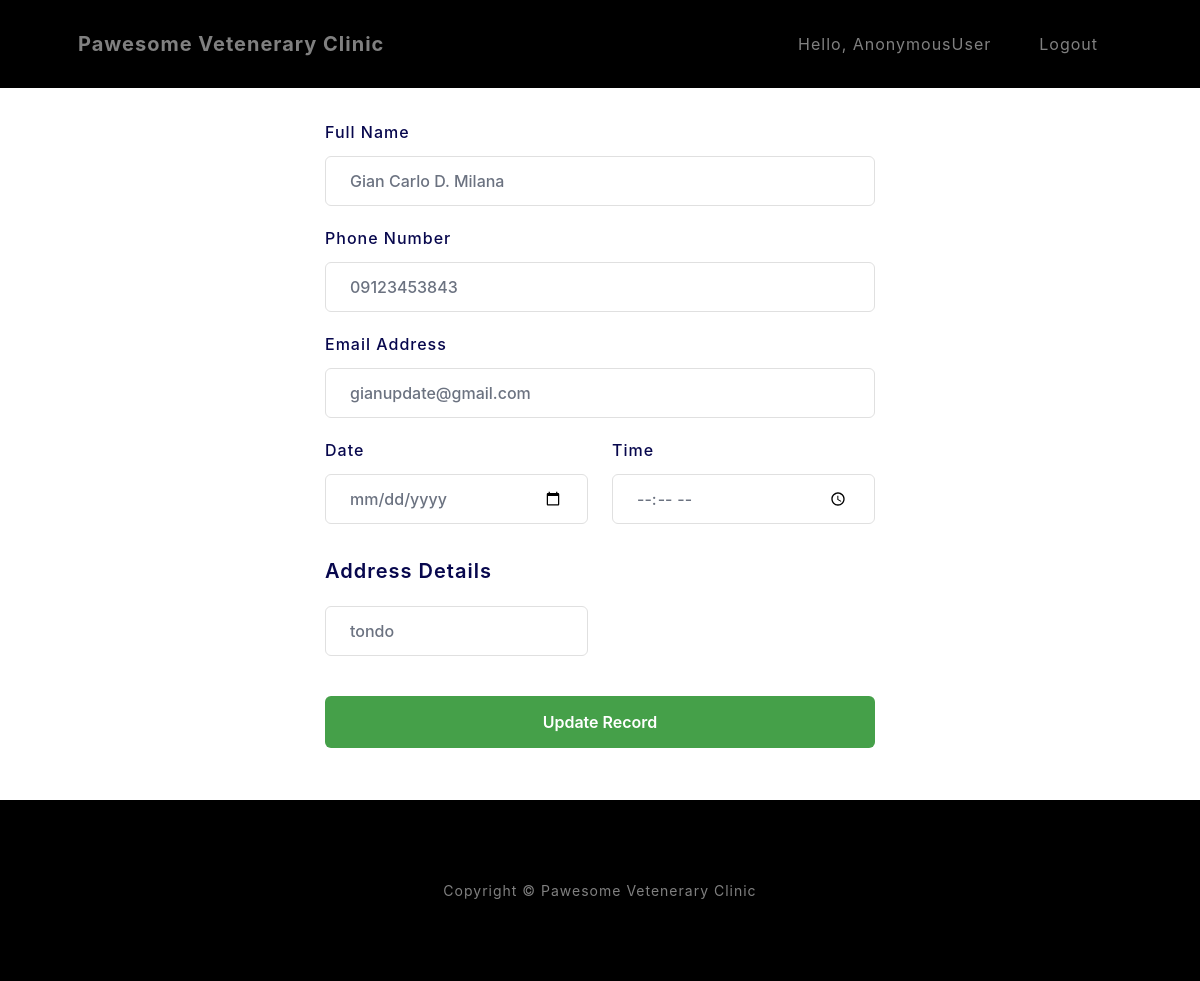
Screenshot of /update/11/ with the database file from the repository.
### myapp/models.py (models this page shows)
class Patient(models.Model):
    name=models.CharField(max_length=100)
    phone=models.CharField(max_length=100)
    email=models.EmailField(max_length=254)
    date = models.DateField()
    time=models.TimeField()
    address=models.CharField(max_length=100)

### myapp/views.py (the view)
# urls.py: path('update/<int:id>/',views.update,name="update"),
def update(request,id):
    patient = Patient.objects.get(id=id)
    return render(request,'update.html',{'patient':patient})

### myapp/templates/update.html (shortened to what this page needs)
<!DOCTYPE html>
<html lang="en">
    {% load static %}
    <head>
        <link rel="stylesheet" type="text/css" href="{% static 'css/styles1.css' %}">
    </head>
    <body id="page-top">
        <nav class="navbar navbar-expand-lg navbar-light fixed-top" id="mainNav">
            <div class="container px-4 px-lg-5">
                <a class="navbar-brand" href="{% url 'user' %}">Pawesome Vetenerary Clinic</a>
                <div class="collapse navbar-collapse" id="navbarResponsive">
                    <ul class="navbar-nav ms-auto">
                        <li class="nav-item"><a class="nav-link">Hello, {{request.user}}</a></li>
                        <li class="nav-item"><a class="nav-link" href="{% url 'logout' %}">Logout</a></li>
                    </ul>
                </div>
            </div>
        </nav>
        <header class="masthead">
            <br>
            <br>
            <br>
                    <div class="formbold-main-wrapper">
                        <div class="formbold-form-wrapper">
                          <form action="{% url 'updateRecord' patient.id %}" method="POST">
                            <div class="formbold-mb-5">
                              <label for="name" class="formbold-form-label"> Full Name </label>
                              <input
                                type="text"
                                name="name"
                                id="name"
                                placeholder="Full Name"
                                value="{{patient.name}}"
                                class="formbold-form-input"
                              />
                            </div>
                            <div class="formbold-mb-5">
                              <label for="phone" class="formbold-form-label"> Phone Number </label>
                              <input
                                type="text"
                                name="phone"
                                id="phone"
                                placeholder="Enter your phone number"
                                value="{{patient.phone}}"
                                class="formbold-form-input"
                              />
                            </div>
                            <div class="formbold-mb-5">
                              <label for="email" class="formbold-form-label"> Email Address </label>
                              <input
                                type="email"
                                name="email"
                                id="email"
                                placeholder="Enter your email"
                                value="{{patient.email}}"
                                class="formbold-form-input"
                              />
                            </div>
                            <div class="flex flex-wrap formbold--mx-3">
                              <div class="w-full sm:w-half formbold-px-3">
                                <div class="formbold-mb-5 w-full">
                                  <label for="date" class="formbold-form-label"> Date </label>
                                  <input
                                    type="date"
                                    name="date"
                                    id="date"
                                    value="{{patient.date}}"
                                    class="formbold-form-input"
                                  />
                                </div>
                              </div>
                              <div class="w-full sm:w-half formbold-px-3">
                                <div class="formbold-mb-5">
                                  <label for="time" class="formbold-form-label"> Time </label>
                                  <input
                                    type="time"
                                    name="time"
                                    id="time"
                                    value="{{patient.time}}"
                                    class="formbold-form-input"
                                  />
                                </div>
                              </div>
                            </div>
                            <div class="formbold-mb-5 formbold-pt-3">
                              <label class="formbold-form-label formbold-form-label-2">
                                Address Details
                              </label>
                              <div class="flex flex-wrap formbold--mx-3">
                                <div class="w-full sm:w-half formbold-px-3">
                                  <div class="formbold-mb-5">
                                    <input
                                      type="text"
                                      name="address"
                                      id="address"
                                      value="{{patient.address}}"
                                      placeholder="Enter city"
                                      class="formbold-form-input"
                                    />
                                  </div>
                                </div>
                              </div>
                            </div>
                            <div>
                              <button class="formbold-btn">Update Record</button>
                            </div>
                          </form>
                        </div>
                      </div>
        </header>
    <footer class="footer bg-black small text-center text-white-50"><div class="container px-4 px-lg-5">Copyright &copy; Pawesome Vetenerary Clinic</div></footer>
</body>
</html>

### myapp/templates/update.html (style rules this page uses)
* { margin: 0; padding: 0; box-sizing: border-box; }
body { font-family: "Inter", Arial, Helvetica, sans-serif; }
.formbold-mb-5 { margin-bottom: 20px; }
.formbold-pt-3 { padding-top: 12px; }
.formbold-main-wrapper { display: flex; align-items: center; justify-content: center; padding: 48px; }
.formbold-form-wrapper { margin: 0 auto; max-width: 550px; width: 100%; background: white; }
.formbold-form-label { display: block; font-weight: 500; font-size: 16px; color: #07074d; margin-bottom: 12px; }
.formbold-form-label-2 { font-weight: 600; font-size: 20px; margin-bottom: 20px; }
.formbold-form-input { width: 100%; padding: 12px 24px; border-radius: 6px; border: 1px solid #e0e0e0; background: white; font-weight: 500; font-size: 16px; color: #6b7280; outline: none; resize: none; }
.formbold-btn { text-align: center; font-size: 16px; border-radius: 6px; padding: 14px 32px; border: none; font-weight: 600; background-color: #45a049; color: white; width: 100%; cursor: pointer; }
.formbold--mx-3 { margin-left: -12px; margin-right: -12px; }
.formbold-px-3 { padding-left: 12px; padding-right: 12px; }
.flex { display: flex; }
.flex-wrap { flex-wrap: wrap; }
.w-full { width: 100%; }
@media (min-width: 540px) { .sm\:w-half { width: 50%; } }

### rows the page displays
Patient: name "Gian Carlo D. Milana", phone "09123453843", email "gianupdate@gmail.com", address "tondo"

### other values shown
{{ request.user }} "AnonymousUser"
